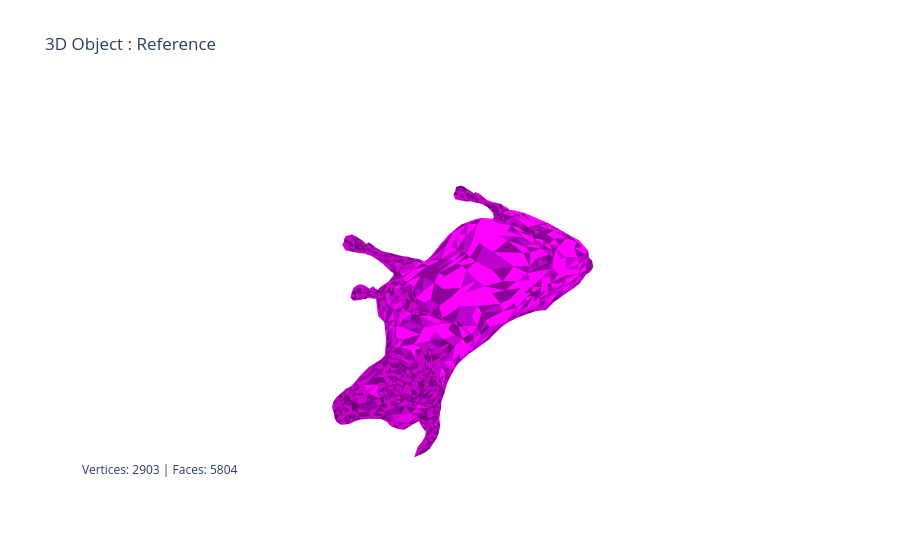
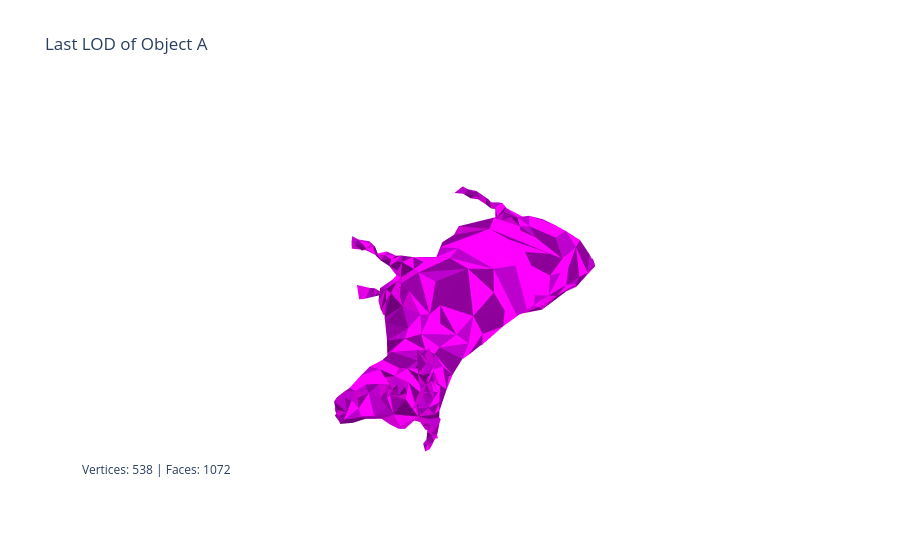
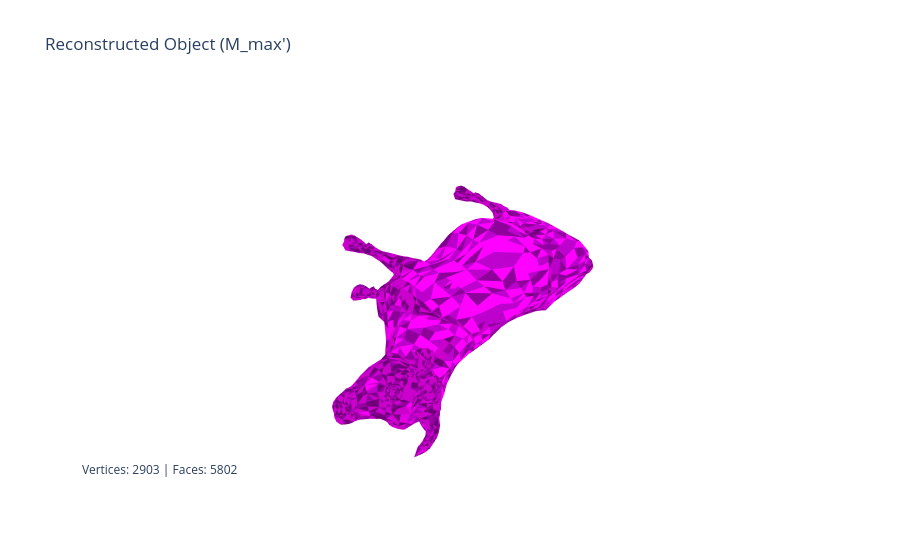

The code cell stored with these charts, in order, in its notebook:
### Markdown cell above
## Loading model

### Code cell
from MeshObjects import * 
from obja.obja import Output 
import os 

# Parramètres 
obj_name = "cow" 
color = "#EA00FF"
compression_ratio = 0.4
nombre_steps = 10

# Paths
model_path = f"models/{obj_name}.obj"
export_dir = f"./export/{obj_name}"
os.makedirs(export_dir, exist_ok=True) 
obj_path = f"{export_dir}/{obj_name}.obj" 
obja_path = f"{export_dir}/{obj_name}.obja" 

# Model Ref = M_max = M_n 
with open(model_path, 'r') as f: 
    objref = Object3D(f, "Reference") 
objref.Show(color) 
LODs = AObject3D(objref, "Object A") # M_max 

# Model compression to M_0 
LODs.compress(compression_ratio, nombre_steps)
LODs.show_last_lod(color) 
LODs.get_last_lod().export_as_obj(obj_name)

# Model decompression to M_max'
output = Output(open(obja_path, "w"))
M_max_prime = LODs.decompress(out=output) 
M_max_prime.Show(color, "Reconstructed Object (M_max')") 
M_max_prime.export_as_obj(obj_name)

### Figure 1 — Plotly figure (JSON) as saved in the notebook; plotly's stock layout.template omitted (floating-point values rounded to 4 significant figures; data arrays with more than 128 entries replaced by an {"elided": "..."} marker saying what was removed)
{"data": [{"facecolor": {"elided": "5804 str values"}, "flatshading": true, "i": {"elided": "5804 int values"}, "j": {"elided": "5804 int values"}, "k": {"elided": "5804 int values"}, "opacity": 1, "type": "mesh3d", "x": {"elided": "2903 float values"}, "y": {"elided": "2903 float values"}, "z": {"elided": "2903 float values"}}], "layout": {"annotations": [{"showarrow": false, "text": "Vertices: 2903 | Faces: 5804", "x": 0, "xref": "paper", "y": 0, "yref": "paper"}], "scene": {"xaxis": {"visible": false}, "yaxis": {"visible": false}, "zaxis": {"visible": false}}, "title": {"text": "3D Object : Reference"}}}

### Figure 2 — Plotly figure (JSON) as saved in the notebook; plotly's stock layout.template omitted (floating-point values rounded to 4 significant figures; data arrays with more than 128 entries replaced by an {"elided": "..."} marker saying what was removed)
{"data": [{"facecolor": {"elided": "1072 str values"}, "flatshading": true, "i": {"elided": "1072 int values"}, "j": {"elided": "1072 int values"}, "k": {"elided": "1072 int values"}, "opacity": 1, "type": "mesh3d", "x": {"elided": "538 float values"}, "y": {"elided": "538 float values"}, "z": {"elided": "538 float values"}}], "layout": {"annotations": [{"showarrow": false, "text": "Vertices: 538 | Faces: 1072", "x": 0, "xref": "paper", "y": 0, "yref": "paper"}], "scene": {"xaxis": {"visible": false}, "yaxis": {"visible": false}, "zaxis": {"visible": false}}, "title": {"text": "Last LOD of Object A"}}}

### Figure 3 — Plotly figure (JSON) as saved in the notebook; plotly's stock layout.template omitted (floating-point values rounded to 4 significant figures; data arrays with more than 128 entries replaced by an {"elided": "..."} marker saying what was removed)
{"data": [{"facecolor": {"elided": "5802 str values"}, "flatshading": true, "i": {"elided": "5802 int values"}, "j": {"elided": "5802 int values"}, "k": {"elided": "5802 int values"}, "opacity": 1, "type": "mesh3d", "x": {"elided": "2903 float values"}, "y": {"elided": "2903 float values"}, "z": {"elided": "2903 float values"}}], "layout": {"annotations": [{"showarrow": false, "text": "Vertices: 2903 | Faces: 5802", "x": 0, "xref": "paper", "y": 0, "yref": "paper"}], "scene": {"xaxis": {"visible": false}, "yaxis": {"visible": false}, "zaxis": {"visible": false}}, "title": {"text": "Reconstructed Object (M_max')"}}}
